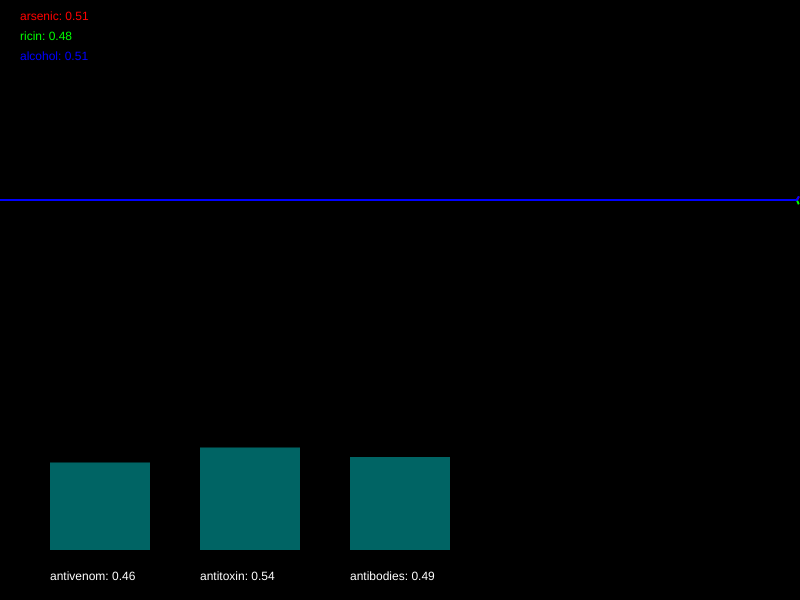
Frame 1 (no input)
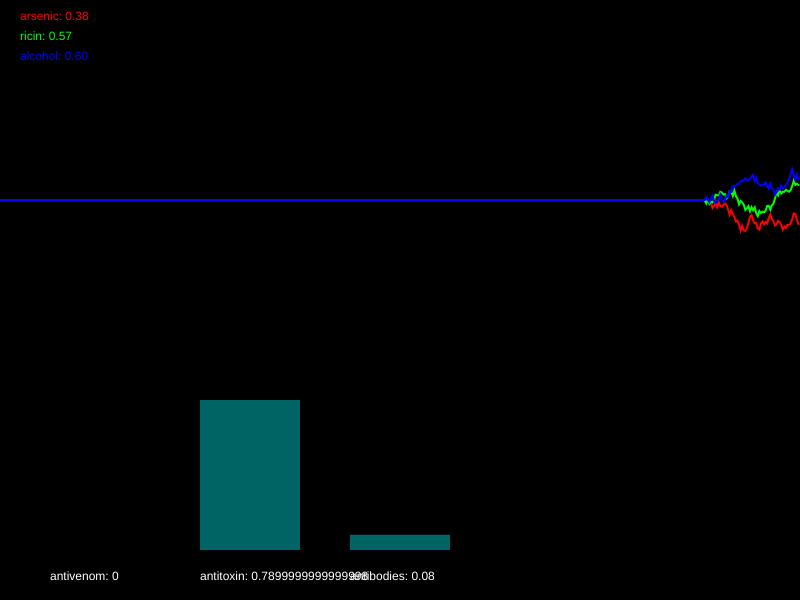
Frame 60 (no input)
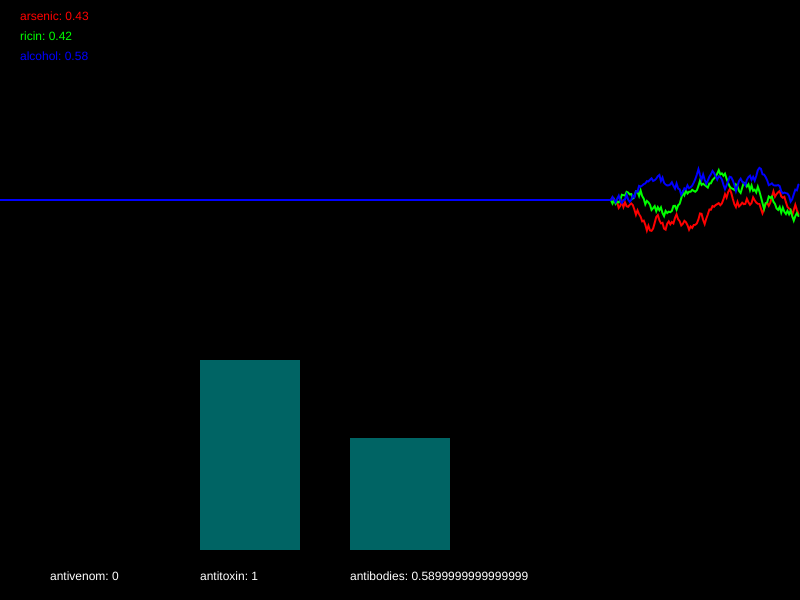
Frame 120 (the mouse pressed at the canvas centre since frame 60)

The p5.js sketch that drew these frames (run headless with seeded random() and noise() and a simulated clock; from frame 60 on, the mouse is pressed at the canvas centre):

// p5.js sketch
// ── sketch.js
/*

Officer: 4335840
CaseNum: 401-0-41506755-4335840

Case 401 - The Case of Norbert's Weiner Stand
Stage 1 - Noxious Weiner

Console city has been plunged into chaos. The notorious poisoner Norbert has struck the
population down with a potent poison. Word has it that he is smuggling his venomous filth
via a streetside weiner stand. Hundreds of people have been affected, and the municipal
water company tells me that their sewers are at full capacity. This is no laughing matter.
I need you to head down to our lab and work on an antidote.

You must develop the antidote by using conditional statements in the draw loop to
do the following:


You must develop the antidote by using conditional statements in the draw loop to
do the following.

	- If arsenic goes above 0.28, decrease antivenom by 0.04
	- If alcohol goes above 0.73, try increasing antivenom by 0.03
	- When arsenic dips below 0.42, try decreasing antitoxin by 0.05
	- When ricin goes above 0.28, raise antitoxin by 0.04
	- If alcohol dips below 0.6, try decreasing antibodies by 0.05
	- If arsenic goes above 0.43, try increasing antibodies by 0.04


Your conditional statements should:

consider the following poisons:

	- arsenic
	- ricin
	- alcohol


and modify the following antidotes:

	- antivenom
	- antitoxin
	- antibodies


- There are many ways to complete this task but you should only use the
following commands:

	if(){}
	+=
	-=

*/

//Declare the poison variables
var arsenic;
var ricin;
var alcohol;


//Declare the antidote variables
var antivenom;
var antitoxin;
var antibodies;


//This variable is used for drawing the graph
var graphs;


function setup()
{

	createCanvas(800,600);
	strokeWeight(2);

	//initialise the poisons and antidotes
	arsenic = 0.5;
	ricin = 0.5;
	alcohol = 0.5;
	antivenom = 0.5;
	antitoxin = 0.5;
	antibodies = 0.5;


	//fills the graph with empty values
	graphs = [];

	for(var i = 0; i < 3; i++)
	{
		graphs.push([]);
		for(var j = 0; j < 512; j++)
		{
			graphs[i].push(0.5);
		}
	}

}

function draw()
{

	//Develop the antidote below
	//Write conditional statements to change the amount of each substance ...
    
    //- If arsenic goes above 0.28, decrease antivenom by 0.04
	//- If alcohol goes above 0.73, try increasing antivenom by 0.03
	//- When arsenic dips below 0.42, try decreasing antitoxin by 0.05
	//- When ricin goes above 0.28, raise antitoxin by 0.04
	//- If alcohol dips below 0.6, try decreasing antibodies by 0.05
	//- If arsenic goes above 0.43, try increasing antibodies by 0.04
    
    if(arsenic > 0.28)
    {
        antivenom -= 0.04;
    }
    
    if(alcohol > 0.73)
    {
        antivenom += 0.03;
    }
    
    if(arsenic < 0.42)
    {
        antitoxin -= 0.05;
    }
    
    if(ricin > 0.28)
    {
        antitoxin += 0.04;
    }
    
    if(alcohol < 0.6)
    {
        antibodies -= 0.05;
    }
    
    if(arsenic > 0.43)
    {
        antibodies += 0.04;
    }

    

	//////////////////////////////////////////////////////

	//the code below generates new values using random numbers

	/*
		For testing, you might want to temporarily comment out
		these lines and set the same variables to constant values
		instead.
	*/

	arsenic = nextValue(graphs[0],arsenic);
	ricin = nextValue(graphs[1],ricin);
	alcohol = nextValue(graphs[2],alcohol);


	antivenom = constrain(antivenom, 0, 1);
	antitoxin = constrain(antitoxin, 0, 1);
	antibodies = constrain(antibodies, 0, 1);


	///////// DO NOT CHANGE THE CODE BELOW ///////////

	//drawing code

	// set background
	background(0);
	noFill();

	//draw the graphs for the vitals
	var colors = [
	color(255, 0, 0),
	color(0, 255, 0),
	color(0, 0, 255),
	color(255, 0, 255),
	color(255, 255, 0),
	color(0, 255, 255)
	];

	for(var i = 0; i < graphs.length; i++)
	{
		stroke(colors[i]);
		drawGraph(graphs[i]);
	}

	//draw the poisons as text
	noStroke();
	fill(colors[0]);
	text('arsenic: ' + nf(arsenic,1,2), 20,20);
	fill(colors[1]);
	text('ricin: ' + nf(ricin,1,2), 20,40);
	fill(colors[2]);
	text('alcohol: ' + nf(alcohol,1,2), 20,60);


	//draw the antidotes bar chart
	drawBar(antivenom,50,'antivenom');
	drawBar(antitoxin,200,'antitoxin');
	drawBar(antibodies,350,'antibodies');


}

function nextValue(graph, val)
{
	//gets the next value for a vital and puts it in an array for drawing
	var delta = random(-0.03,0.03);

	val += delta;
	if(val > 1 || val < 0)
	{
		delta *= -1;
		val += delta * 2;
	}

	graph.push(val)
	graph.shift();
	return val;
}

function drawGraph(graph)
{
	//draws an array as a graph
	beginShape();
	for(var i = 0; i < graph.length; i++)
	{
			vertex(width * i/512, height * 0.5 - graph[i]* height/3)
	}
	endShape();
}


function drawBar(val, x, name)
{
	//draws the bars for bar chart
    noStroke();
    fill(0,100,100);
	var mh = height * 0.4 - 50;
	rect(x,(height - 50) - val*mh, 100, val*mh);
    fill(255);
	text(name + ": " + val, x, height - 20);
}
